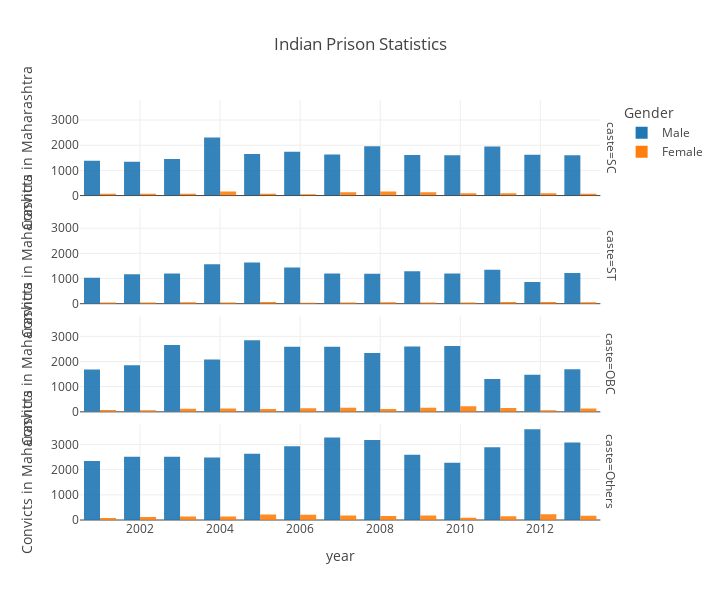

The notebook cell this image was saved under:
### Code cell
barchart = px.bar(
    data_frame=df_c,
    x="year",
    y="convicts",
    color="gender",               
    opacity=0.9,                  
    orientation="v",              
    barmode='group',           
                                                              
# ----------------------------------------------------------------------------------------------------------------   
  
    facet_row='caste',
    
# ------------------------------------------------------------------------------------------------------------
    labels={"convicts":"Convicts in Maharashtra",
    "gender":"Gender"},          
    title='Indian Prison Statistics',
    width=720,                 
    height=600,                   
    template='gridon',           
)

pio.show(barchart)

### Figure 1 — Plotly figure (JSON) as saved in the notebook; plotly's stock layout.template omitted (floating-point values rounded to 4 significant figures)
{"data": [{"alignmentgroup": "True", "hovertemplate": "Gender=Male<br>caste=SC<br>year=%{x}<br>Convicts in Maharashtra=%{y}<extra></extra>", "legendgroup": "Male", "marker": {"color": "#1F77B4", "opacity": 0.9}, "name": "Male", "offsetgroup": "Male", "orientation": "v", "showlegend": true, "textposition": "auto", "type": "bar", "x": [2001, 2002, 2003, 2004, 2005, 2006, 2007, 2008, 2009, 2010, 2011, 2012, 2013], "xaxis": "x4", "y": [1383, 1346, 1451, 2309, 1651, 1742, 1627, 1955, 1616, 1600, 1945, 1622, 1600], "yaxis": "y4"}, {"alignmentgroup": "True", "hovertemplate": "Gender=Male<br>caste=ST<br>year=%{x}<br>Convicts in Maharashtra=%{y}<extra></extra>", "legendgroup": "Male", "marker": {"color": "#1F77B4", "opacity": 0.9}, "name": "Male", "offsetgroup": "Male", "orientation": "v", "showlegend": false, "textposition": "auto", "type": "bar", "x": [2001, 2002, 2003, 2004, 2005, 2006, 2007, 2008, 2009, 2010, 2011, 2012, 2013], "xaxis": "x3", "y": [1027, 1169, 1199, 1571, 1636, 1440, 1200, 1191, 1287, 1205, 1353, 866, 1224], "yaxis": "y3"}, {"alignmentgroup": "True", "hovertemplate": "Gender=Male<br>caste=OBC<br>year=%{x}<br>Convicts in Maharashtra=%{y}<extra></extra>", "legendgroup": "Male", "marker": {"color": "#1F77B4", "opacity": 0.9}, "name": "Male", "offsetgroup": "Male", "orientation": "v", "showlegend": false, "textposition": "auto", "type": "bar", "x": [2001, 2002, 2003, 2004, 2005, 2006, 2007, 2008, 2009, 2010, 2011, 2012, 2013], "xaxis": "x2", "y": [1680, 1855, 2657, 2085, 2845, 2584, 2583, 2337, 2595, 2614, 1307, 1474, 1697], "yaxis": "y2"}, {"alignmentgroup": "True", "hovertemplate": "Gender=Male<br>caste=Others<br>year=%{x}<br>Convicts in Maharashtra=%{y}<extra></extra>", "legendgroup": "Male", "marker": {"color": "#1F77B4", "opacity": 0.9}, "name": "Male", "offsetgroup": "Male", "orientation": "v", "showlegend": false, "textposition": "auto", "type": "bar", "x": [2001, 2002, 2003, 2004, 2005, 2006, 2007, 2008, 2009, 2010, 2011, 2012, 2013], "xaxis": "x", "y": [2343, 2517, 2518, 2482, 2634, 2934, 3282, 3182, 2595, 2271, 2886, 3607, 3083], "yaxis": "y"}, {"alignmentgroup": "True", "hovertemplate": "Gender=Female<br>caste=SC<br>year=%{x}<br>Convicts in Maharashtra=%{y}<extra></extra>", "legendgroup": "Female", "marker": {"color": "#FF7F0E", "opacity": 0.9}, "name": "Female", "offsetgroup": "Female", "orientation": "v", "showlegend": true, "textposition": "auto", "type": "bar", "x": [2001, 2002, 2003, 2004, 2005, 2006, 2007, 2008, 2009, 2010, 2011, 2012, 2013], "xaxis": "x4", "y": [74, 74, 67, 160, 67, 56, 129, 165, 135, 96, 96, 94, 76], "yaxis": "y4"}, {"alignmentgroup": "True", "hovertemplate": "Gender=Female<br>caste=ST<br>year=%{x}<br>Convicts in Maharashtra=%{y}<extra></extra>", "legendgroup": "Female", "marker": {"color": "#FF7F0E", "opacity": 0.9}, "name": "Female", "offsetgroup": "Female", "orientation": "v", "showlegend": false, "textposition": "auto", "type": "bar", "x": [2001, 2002, 2003, 2004, 2005, 2006, 2007, 2008, 2009, 2010, 2011, 2012, 2013], "xaxis": "x3", "y": [52, 49, 61, 46, 72, 33, 46, 58, 50, 44, 63, 68, 54], "yaxis": "y3"}, {"alignmentgroup": "True", "hovertemplate": "Gender=Female<br>caste=OBC<br>year=%{x}<br>Convicts in Maharashtra=%{y}<extra></extra>", "legendgroup": "Female", "marker": {"color": "#FF7F0E", "opacity": 0.9}, "name": "Female", "offsetgroup": "Female", "orientation": "v", "showlegend": false, "textposition": "auto", "type": "bar", "x": [2001, 2002, 2003, 2004, 2005, 2006, 2007, 2008, 2009, 2010, 2011, 2012, 2013], "xaxis": "x2", "y": [69, 66, 120, 138, 109, 147, 161, 114, 162, 221, 156, 65, 135], "yaxis": "y2"}, {"alignmentgroup": "True", "hovertemplate": "Gender=Female<br>caste=Others<br>year=%{x}<br>Convicts in Maharashtra=%{y}<extra></extra>", "legendgroup": "Female", "marker": {"color": "#FF7F0E", "opacity": 0.9}, "name": "Female", "offsetgroup": "Female", "orientation": "v", "showlegend": false, "textposition": "auto", "type": "bar", "x": [2001, 2002, 2003, 2004, 2005, 2006, 2007, 2008, 2009, 2010, 2011, 2012, 2013], "xaxis": "x", "y": [84, 122, 142, 140, 215, 213, 175, 162, 182, 88, 146, 230, 172], "yaxis": "y"}], "layout": {"annotations": [{"font": {}, "showarrow": false, "text": "caste=Others", "textangle": 90, "x": 0.98, "xanchor": "left", "xref": "paper", "y": 0.1138, "yanchor": "middle", "yref": "paper"}, {"font": {}, "showarrow": false, "text": "caste=OBC", "textangle": 90, "x": 0.98, "xanchor": "left", "xref": "paper", "y": 0.3712, "yanchor": "middle", "yref": "paper"}, {"font": {}, "showarrow": false, "text": "caste=ST", "textangle": 90, "x": 0.98, "xanchor": "left", "xref": "paper", "y": 0.6288, "yanchor": "middle", "yref": "paper"}, {"font": {}, "showarrow": false, "text": "caste=SC", "textangle": 90, "x": 0.98, "xanchor": "left", "xref": "paper", "y": 0.8862, "yanchor": "middle", "yref": "paper"}], "barmode": "group", "height": 600, "legend": {"title": {"text": "Gender"}, "tracegroupgap": 0}, "title": {"text": "Indian Prison Statistics"}, "width": 720, "xaxis": {"anchor": "y", "autorange": true, "domain": [0, 0.98], "range": [2000.0, 2014.0], "title": {"text": "year"}, "type": "linear"}, "xaxis2": {"anchor": "y2", "autorange": true, "domain": [0, 0.98], "matches": "x", "range": [2000.0, 2014.0], "showticklabels": false, "type": "linear"}, "xaxis3": {"anchor": "y3", "autorange": true, "domain": [0, 0.98], "matches": "x", "range": [2000.0, 2014.0], "showticklabels": false, "type": "linear"}, "xaxis4": {"anchor": "y4", "autorange": true, "domain": [0, 0.98], "matches": "x", "range": [2000.0, 2014.0], "showticklabels": false, "type": "linear"}, "yaxis": {"anchor": "x", "autorange": true, "domain": [0, 0.2275], "range": [0, 3797.0], "title": {"text": "Convicts in Maharashtra"}, "type": "linear"}, "yaxis2": {"anchor": "x2", "autorange": true, "domain": [0.2575, 0.485], "matches": "y", "range": [0, 3797.0], "title": {"text": "Convicts in Maharashtra"}, "type": "linear"}, "yaxis3": {"anchor": "x3", "autorange": true, "domain": [0.515, 0.7425], "matches": "y", "range": [0, 3797.0], "title": {"text": "Convicts in Maharashtra"}, "type": "linear"}, "yaxis4": {"anchor": "x4", "autorange": true, "domain": [0.7725, 1], "matches": "y", "range": [0, 3797.0], "title": {"text": "Convicts in Maharashtra"}, "type": "linear"}}}
